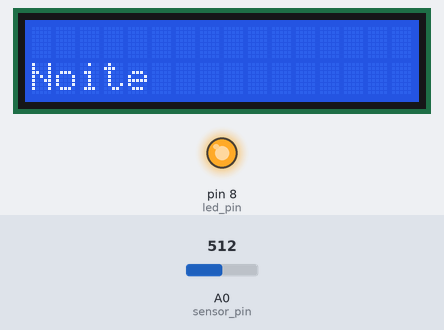
Bench run of a sketch on a simulated Arduino Uno, built with avr-gcc and run on an emulated ATmega328P. Parts: 16×2 character LCD, output pins drawn as LEDs (lit = HIGH). Inputs (shaded band) come from the test bench; at power-on: A0 (sensor_pin) = 512. What the sketch prints to the serial monitor is not drawn.

Above: at 1.1 s.
1.7 s: A0 (sensor_pin) set to 482
At 5.3 s:
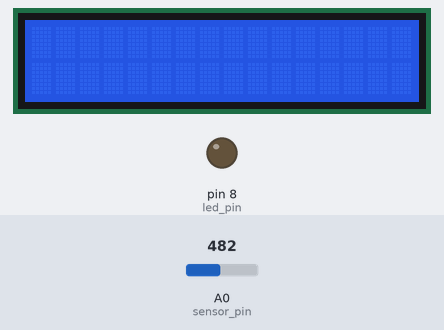
6.7 s: A0 (sensor_pin) set to 510
At 9.8 s:
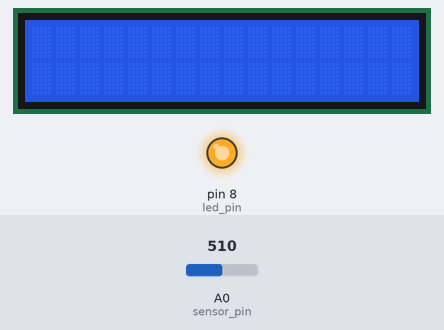
11.7 s: A0 (sensor_pin) set to 490
At 13.4 s:
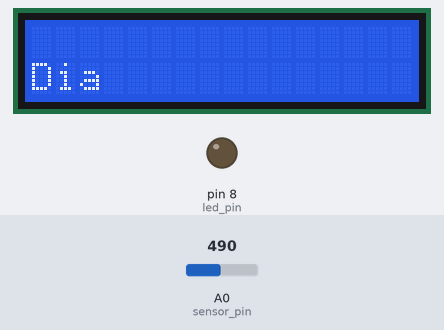
Timing chart, 0 to 14.9 s (numbered marks = the images above; inputs shaded):
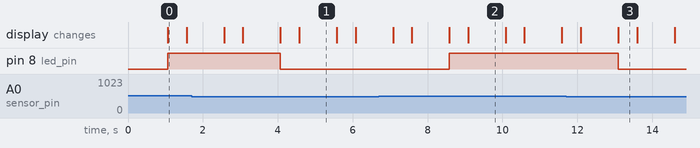

Measured:
- the behaviour switches between 500 and 499 on A0 (sensor_pin) (found by bisection; images 0 and 1)
- after the input at 1.7 s, pin 8 (led_pin): HIGH → LOW after 2.4 s; the display: first differs from a run without the input after 2.4 s (image 1 shows a later state)
- after the input at 6.7 s, pin 8 (led_pin): LOW → HIGH after 1.9 s; the display: first differs from a run without the input after 1.9 s (image 2 shows a later state)
- after the input at 11.7 s, pin 8 (led_pin): HIGH → LOW after 1.4 s; the display: first differs from a run without the input after 1.4 s (image 3)
- what the display in image 0 shows lasts 0.5 s, from 1.1 s to 1.6 s
- what the display in image 1 shows lasts 1.0 s, from 4.6 s to 5.6 s

The sketch:

fotoresistor.ino
```cpp
#include <LiquidCrystal.h>

const int rs = 12, en = 11, d4 = 5, d5 = 4, d6 = 3, d7 = 2;
LiquidCrystal lcd(rs, en, d4, d5, d6, d7);

int sensor = 0;
int sensor_pin = A0;
int led_pin = 8;

int threshold = 500;

void setup()
{
  Serial.begin(9600);

  pinMode(led_pin, OUTPUT);
  pinMode(sensor_pin, INPUT);

  //seta o numero de colunas e linhas do LCD
  lcd.begin(16, 2);
}

void loop()
{
  sensor = analogRead(sensor_pin);
  Serial.print ("Claridade: ");
  Serial.println(sensor);
  delay (1000);

  if (sensor < threshold)
  {
    digitalWrite(led_pin, LOW);
    lcd.setCursor(0, 1);
    lcd.print("Dia");
    delay (500);
  }
  else
  {
    digitalWrite(led_pin, HIGH);
    lcd.setCursor(0, 1);
    lcd.print("Noite");
    delay (500);
  }
  lcd.clear();
}
```
